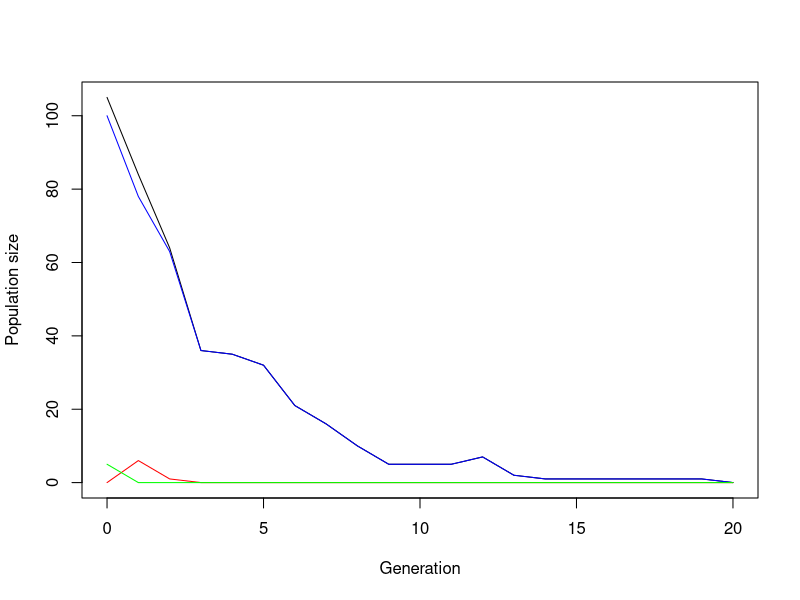
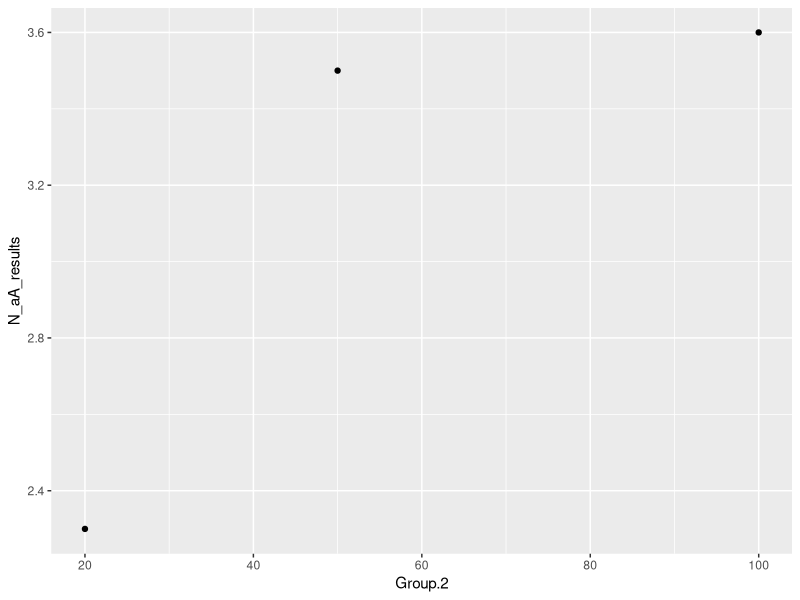
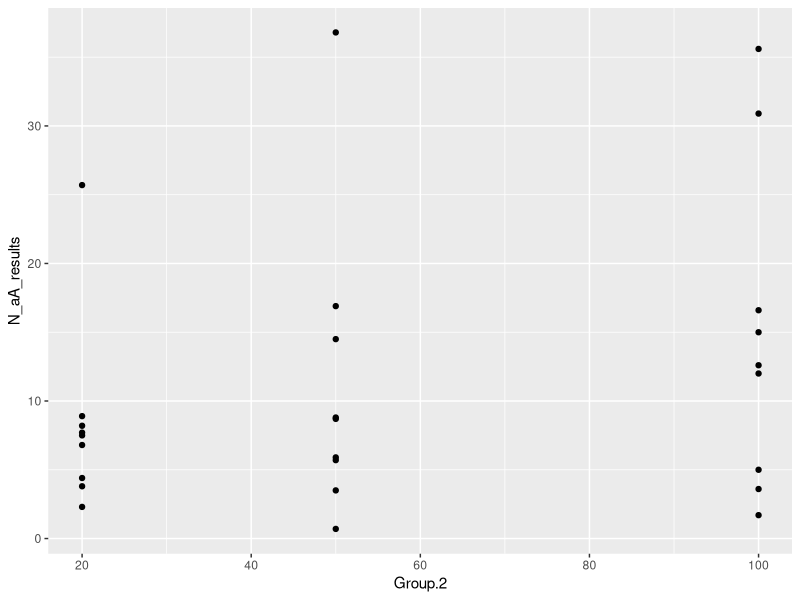
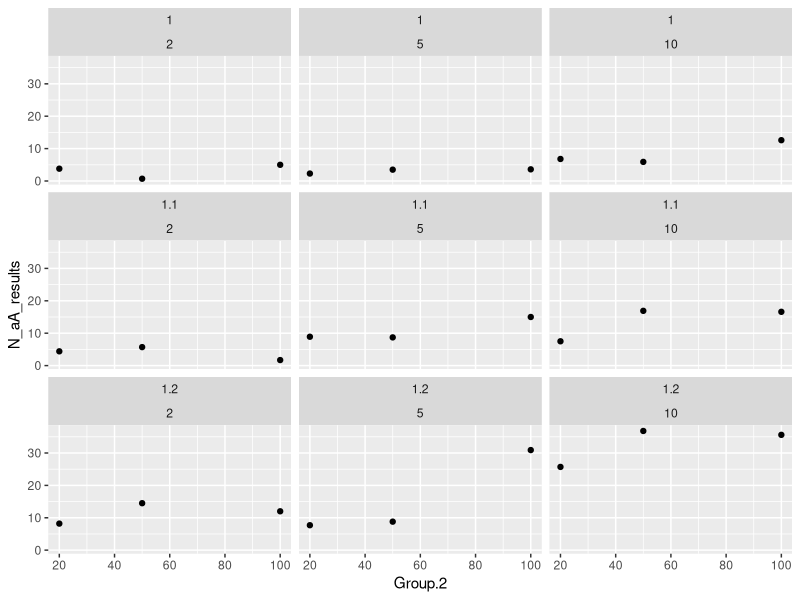
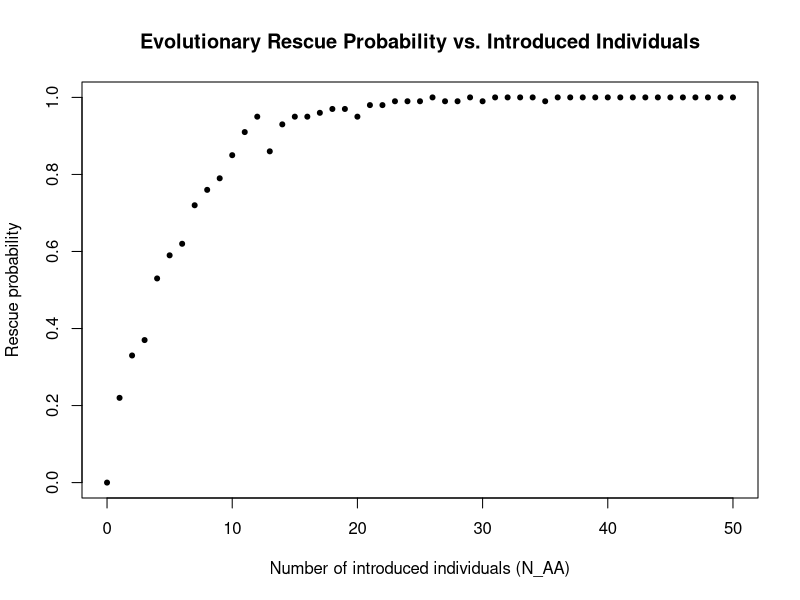
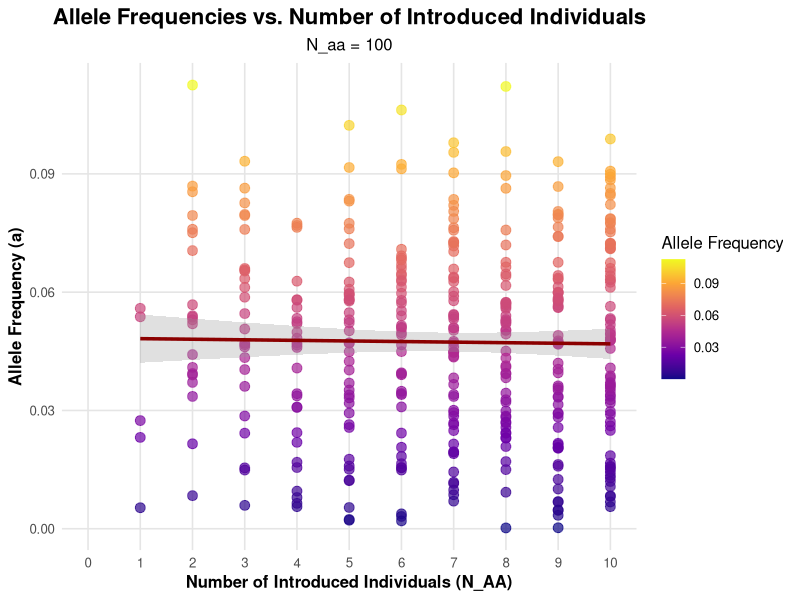

Source code (R) for these figures, in order: (Note: this script raises an error after producing the figures.)
## ---- chunk 1
N_aa <- 100
N_aA <- 0
N_AA <- 5


r_aa <- 0.2 # fitness reduction of aa allel comb. equal to decay_rate
s_aA <- 1.10 # fitness benefit of allel A, equal to sel_coeff
s_AA <- 1.10 # fitness benefit of allel A, equal to sel_coeff

# --- Simulation of one generation with three genotypes ---
simulate_gen <- function(N_aa, N_aA, N_AA, r_aa, s_aA, s_AA) {

  # Reproduction with fitness malus/benefit
  offsp_aa <- rpois(1, N_aa * (1-r_aa))
  offsp_aA <- rpois(1, N_aA * s_aA)
  offsp_AA <- rpois(1, N_AA * s_AA)  
  
  # Total numbeer of gamets proportional to the frequency of alleles A and a
  total_gametes <- 2 * (offsp_aa + offsp_aA + offsp_AA)
  freq_A <- (2 * offsp_AA + offsp_aA) 
  freq_a <- total_gametes - freq_A
  
  if (total_gametes > 0) {

  
  #print(freq_a)
  #print(total_gametes)
  
  # Change of allele frequencies (A -> a und a -> A); p = (freq_A / total_gametes), q = (freq_a / total_gametes) #hardy equilibrium 1 = p^2 +2pq +q^2
  predicted_freq_aa <- (freq_a/total_gametes)^2
  predicted_freq_aA <- 2*(freq_A / total_gametes)*(freq_a / total_gametes)
  predicted_freq_AA <- (freq_A/total_gametes)^2
  
  #print(predicted_freq_aA)
  #print("PROBLEM")
 
   # Random draw of new genotypes under hardy-weinberg conditions
  N_total <- offsp_aa + offsp_aA + offsp_AA
  
  #print(c(predicted_freq_aa, predicted_freq_aA, predicted_freq_AA))
  #print(N_total)
  
  genotypes <- rmultinom(1, N_total, prob = c(predicted_freq_aa, predicted_freq_aA, predicted_freq_AA))
  
  #print(genotypes)

  
  N_aa_new <- genotypes[1]
  N_aA_new <- genotypes[2]
  N_AA_new <- genotypes[3]
  
  #print(c(N_aa_new, N_AA_new, N_aA_new)) 
  return(c(N_aa_new, N_aA_new, N_AA_new))
  }
  
  else
  return(c(0,0,0))
  
  
}

print(simulate_gen(N_aa, N_aA, N_AA, r_aa, s_aA, s_AA))
## ---- chunk 2
simulate_pop <- function(N_aa, N_aA, N_AA, r_aa, s_aA, s_AA, t_max) {
  # Create the vector in which to save the results
  pop_vector <- c(N_aa, N_aA, N_AA)
  # initiate the variables
  pop_new <- c(N_aa, N_aA, N_AA)
  
  # run the simulation until generation t_max
  for (i in 1:(t_max+1)) {
    # condition to stop the simulation before t_max: either the population exceeds 1.5 times the original population size, or it goes extinct
    #A<- print(pop_new)
    
    
    if (pop_new[1]+pop_new[2]+pop_new[3]>=101*(N_aa+N_aA+N_AA) | pop_new[1]+pop_new[2]+pop_new[3]==0) break
    #print(pop_new[1]+pop_new[2]+pop_new[3])
    # redefine the current population one generation later
    pop_new <- simulate_gen(pop_new[1],pop_new[2],pop_new[3], r_aa, s_aA, s_AA)
    #print(pop_new)
    # add the new population sizes to the output vector
    pop_vector <- rbind(pop_vector,pop_new)
  }
  
  # define the row and column names of the output vector
  rownames(pop_vector) <- (0:t_max+1)[1:length(pop_vector[,1])] # note that the vector has to be cut if the simulation stopped early
  colnames(pop_vector) <- c("aa","aA","AA")
  # return the result
  #print(pop_vector)
  return(pop_vector)	
}

# Test the function and plot the result
# set t_max to a value to be used througout
max_gen <- 1000
# create your simulation data
output <- simulate_pop(N_aa, N_aA, N_AA, r_aa, s_aA, s_AA, max_gen)
# show the last few lines of the data table
print(tail(output))

### Next time need to plot and see if distribution is right?

# plot the output - note that the plot range and the x axis have to be adjusted based on the length of the table
# determine x axis range 
x_range <- 0:(length(output[,1])-1)
# this plots the total population size
plot(x_range,output[,1]+output[,2]+output[,3],type='l',ylim=c(0,max(output[,1]+output[,2]+output[,3])),xlab = "Generation",ylab = "Population size")
# add number of wild type individuals
lines(x_range,output[,1], col="blue")  #aa
# add number of mutant individuals
lines(x_range,output[,2], col="red")  #aA
# add number of mutant individuals
lines(x_range,output[,3], col="green")  #AA

## ---- chunk 3
# set some parameters to fixed values
N_aA <- 0
r_aa <- 0.2
s_AA <- 1.1
t_max <- 100
# determine how often to run the simulation for each set of parameters
no_replicates <- 10

# set parameters to vary
N_aa_vector <- c(100, 50, 20)
N_AA_vector <- c(10, 5, 2)
s_aA_vector <- c(1, 1.1, 1.2) 



data_table <- data.frame(array(NA,dim=c(0,8), dimnames=list(c(), c(paste0(c("N_aa","N_aA", "N_AA","min_gen","min_size","N_aa_str_pop","N_AA_str_pop","s_aA_fit_hybrid"),"_results")))))


result_one_loop <- data.frame(array(NA,dim=c(1,8), dimnames=list(c(), c(paste0(c("N_aa","N_aA", "N_AA","min_gen","min_size","N_aa_str_pop","N_AA_str_pop","s_aA_fit_hybrid"),"_results")))))
        


# run the simulation across all chosen parameters
# loop over starting pop size of aa
for(N_aa in N_aa_vector){
  # loop over starting pop size of AA
  for(N_AA in N_AA_vector){
    # loop over fitness of hybrid
    for(s_aA in s_aA_vector){
       #reset counter for no_replicates to 1
      i<-1
      repeat {
        # increase counter by one
        i<-i+1
        # run the simulation once
        one_run <- simulate_pop(N_aa = N_aa, N_aA = N_aA, N_AA = N_AA , r_aa = 0.2, s_aA = s_aA, s_AA = 1.1, t_max = 10)
     

        N_aa_end <- c(tail(one_run[, 1],1)) 
        N_aA_end <- c(tail(one_run[, 2],1)) 
        N_AA_end <- c(tail(one_run[, 3],1)) 

        
        # determine total population sizes
        total_size <- one_run[,1]+one_run[,2]
        
        # determine minimum population size
        min_size <- min(total_size)
        # determine (first) generation at which this population size occurred; if min pop size = 0, at what time extinction
        min_gen <- as.numeric(which(total_size==min_size)[1])
        # enter the data into the table
        
    
        result_one_loop$N_aa_results <- N_aa_end
        result_one_loop$N_aA_results <- N_aA_end
        result_one_loop$N_AA_results <- N_AA_end
        result_one_loop$min_size_results <- min_size
        result_one_loop$min_gen_results <- min_gen
        
        result_one_loop$s_aA_fit_hybrid_results <- s_aA
        result_one_loop$N_aa_str_pop_results <- N_aa
        result_one_loop$N_AA_str_pop_results <- N_AA
        
        data_table <- rbind(data_table, result_one_loop)
        

        
        if(i>no_replicates) break
      }       
    } 
  } 
}

print(head(data_table))

## ---- chunk 4


mean_comb <- aggregate(data_table, list(data_table$s_aA_fit_hybrid_results, data_table$N_aa_str_pop_results, data_table$N_AA_str_pop_results), mean)

library(ggplot2)


data_table_plot <- mean_comb[mean_comb$Group.1==1 & mean_comb$Group.3==5,]
ggplot(data_table_plot, aes(x= Group.2, y= N_aA_results))+geom_point()

ggplot(mean_comb, aes(x= Group.2, y= N_aA_results))+geom_point()



 
ggplot(mean_comb, aes(x= Group.2, y=N_aA_results)) + geom_point() +
  facet_wrap(vars(cols=factor(Group.1), rows=factor(Group.3)))


## ---- chunk 5
# --- Rescue probability simulation ---
rescue_prob <- function(N_AA_intro, n_reps = 100, 
                        N_aa = 100, N_aA = 0, 
                        r_aa = 0.2, s_aA = 1.10, s_AA = 1.10, 
                        t_max = 1000) {
  
  rescue_count <- 0
  
  for (i in 1:n_reps) {
    out <- simulate_pop(N_aa, N_aA, N_AA_intro, r_aa, s_aA, s_AA, t_max)
    
    # end of simulation = last collum
    last_gen <- tail(out, 1)
    total_pop <- sum(last_gen)
    
      
    # rescue criteria: population outgrows the startpopulation
    if (total_pop > (N_aa + N_aA + N_AA_intro)) {
      rescue_count <- rescue_count + 1
    }
  }
  
  return(rescue_count / n_reps)
}

#rescue_prob(8)
# Testbereich: 0 bis 50 eingeführte Individuen
N_AA_values <- seq(0, 50, by = 1)

# Berechne Rescue-Wahrscheinlichkeit pro N_AA
rescue_probs <- sapply(N_AA_values, rescue_prob, n_reps = 100)

# plot
plot(N_AA_values, rescue_probs, pch = 20,
     xlab = "Number of introduced individuals (N_AA)",
     ylab = "Rescue probability",
     main = "Evolutionary Rescue Probability vs. Introduced Individuals")

## ---- chunk 6
# --- Rescue probability simulation ---
n_reps <- 100

rescue_prob <- function(N_AA_intro, n_reps, 
                        N_aa = 100, N_aA = 0, 
                        r_aa = 0.2, s_aA = 1.10, s_AA = 1.10, 
                        t_max = 1000) {
  call_freq_a <- c()
  rescue_count <- 0
  
  for (i in 1:n_reps) {
    out <- simulate_pop(N_aa, N_aA, N_AA_intro, r_aa, s_aA, s_AA, t_max)
    #print(out)
    
    # end of simulation = last collum
    last_gen <- tail(out, 1)
    #print(last_gen)
    total_pop <- sum(last_gen)
    
    # rescue criteria: population outgrows the startpopulation
    if (total_pop > (N_aa + N_aA + N_AA_intro)) {
      rescue_count <- rescue_count + 1
      freq_a_sum <- (last_gen[1]*2 + last_gen[2]) / (total_pop*2)
      call_freq_a = rbind(call_freq_a, freq_a_sum)
      #print(call_freq_a)
    }
    else{
      call_freq_a = rbind(call_freq_a, 0)
      #print(call_freq_a)
    }
  }
  
  return(c(call_freq_a))
}
#print(rescue_prob(10))

# Test "area" of variing number pf introduced N_AA
N_AA_values <- seq(0, 10, by = 1)
#print(N_AA_values)


# Berechne Rescue-Wahrscheinlichkeit pro N_AA
rescue_probs <- sapply(N_AA_values, rescue_prob, n_reps)
#print(rescue_probs)

#Here I transform the returned array (call_freq_a) into a data.frame where we have now 2 columns (1.=N_AA, 2.= allele freq. of a n_reps)

#dim(rescue_probs)
array_rp <- array(NA, dim=c(dim(rescue_probs)[1],2), dimnames = list(c(),c("N_AA","allele.freq")))

for(i in N_AA_values){
  
  array_rp[,1] <- i
  
  temp <- rescue_probs[,c(i+1)]
  temp[temp==0] <- NA
  
  array_rp[,2] <- temp
  
  array_rp <- data.frame(array_rp)
  
  if (i==0){ full_array <- array_rp } else { full_array <- rbind(full_array, array_rp)}
}
                  
#plott full_array 
ggplot(full_array, aes(x = N_AA, y = allele.freq)) +
  geom_point(aes(color = allele.freq), size = 3, alpha = 0.7) +  # dots with color fade
  scale_color_viridis_c(option = "plasma") +                      # fade coloring
  geom_smooth(method = "lm", se = TRUE, color = "darkred", size = 1.2, alpha = 0.3) +  # trendline
  scale_x_continuous(breaks = c(0:10)) +         # benutzerdefinierte x-Achsenticks
  labs(
    title = "Allele Frequencies vs. Number of Introduced Individuals",
    subtitle = "N_aa = 100",
    x = "Number of Introduced Individuals (N_AA)",
    y = "Allele Frequency (a)",
    color = "Allele Frequency"
  ) +
  theme_minimal(base_size = 12) +       # clean and big theme
  theme(
    plot.title = element_text(face = "bold", size = 16, hjust = 0.5),
    plot.subtitle = element_text(size = 12, hjust = 0.5),
    axis.title = element_text(face = "bold"),
    panel.grid.major = element_line(color = "grey90"),
    panel.grid.minor = element_blank()
  )
## ---- chunk 7
# --- Rescue probability simulation ---
n_reps <- 100

rescue_prob_aa <- function(N_aa_intro, N_AA = 10, n_reps = 100, 
                        N_aA = 0, 
                        r_aa = 0.2, s_aA = 1.10, s_AA = 1.10, 
                        t_max = 1000) {
  call_freq_a <- c()
  rescue_count <- 0
  
  for (i in 1:n_reps) {
    out <- simulate_pop(N_aa_intro, N_aA, N_AA, r_aa, s_aA, s_AA, t_max)
    #print(out)
    
    # end of simulation = last collum
    last_gen <- tail(out, 1)
    #print(last_gen)
    total_pop <- sum(last_gen)
    
    # rescue criteria: population outgrows the startpopulation
    if (total_pop > (N_aa_intro+ N_aA + N_AA)) {
      rescue_count <- rescue_count + 1
      freq_a_sum <- (last_gen[1]*2 + last_gen[2]) / (total_pop*2)
      call_freq_a = rbind(call_freq_a, freq_a_sum)
      #print(call_freq_a)
    }
    else{
      call_freq_a = rbind(call_freq_a, 0)
      #print(call_freq_a)
    }
  }
  
  return(c(call_freq_a))
}

print(rescue_prob_aa(20))
# Test "area" of variing number pf introduced N_AA

N_aa_values <- seq(100, 10, by = 10)
#print(N_aa_values)


# Berechne Rescue-Wahrscheinlichkeit pro N_AA
rescue_prob_aas <- sapply(N_aa_values, rescue_prob_aa, n_reps)
#print(rescue_prob_aas)

#Here I transform the returned array (call_freq_a) into a data.frame where we have now 2 columns (1.=N_aa, 2.= allele freq. of a n_reps)

#dim(rescue_prob_aas)
array_rp_aa <- array(NA, dim=c(dim(rescue_prob_aas)[1],2), dimnames = list(c(),c("N_aa","allele.freq_a")))

for(i in N_aa_values){
  
  array_rp_aa[,1] <- i
  
  temp <- rescue_prob_aas[,c(i+1)]
  temp[temp==0] <- NA
  
  array_rp_aa[,2] <- temp
  
  array_rp_aa <- data.frame(array_rp_aa)
  
  if (i==0){ full_array_aa <- array_rp_aa } else { full_array_aa <- rbind(full_array_aa, array_rp_aa)}
}

#plott full_array_aa 
ggplot(full_array_aa, aes(x = N_aa, y = allele.freq_a)) +
  geom_point(aes(color = allele.freq_a), size = 2, alpha = 0.7) +  # dots with color fade
  scale_color_viridis_c(option = "plasma") +                   # fade coloring
  geom_smooth(method = "lm", se = TRUE, color = "darkred", size = 1.2, alpha = 0.3) +  # trendline
  labs(
    title = "Allele Frequencies vs. Time of Introduced Individuals",
    subtitle = "N_AA = 10",
    x = "Time of Introduction (N_AA)",
    y = "Allele Frequency (a)",
    color = "Allele Frequency"
  ) +
  theme_minimal(base_size = 14) +       # clean and big theme
  theme(
    plot.title = element_text(face = "bold", size = 16, hjust = 0.5),
    plot.subtitle = element_text(size = 12, hjust = 0.5),
    axis.title = element_text(face = "bold"),
    panel.grid.major = element_line(color = "grey90"),
    panel.grid.minor = element_blank()
  )
